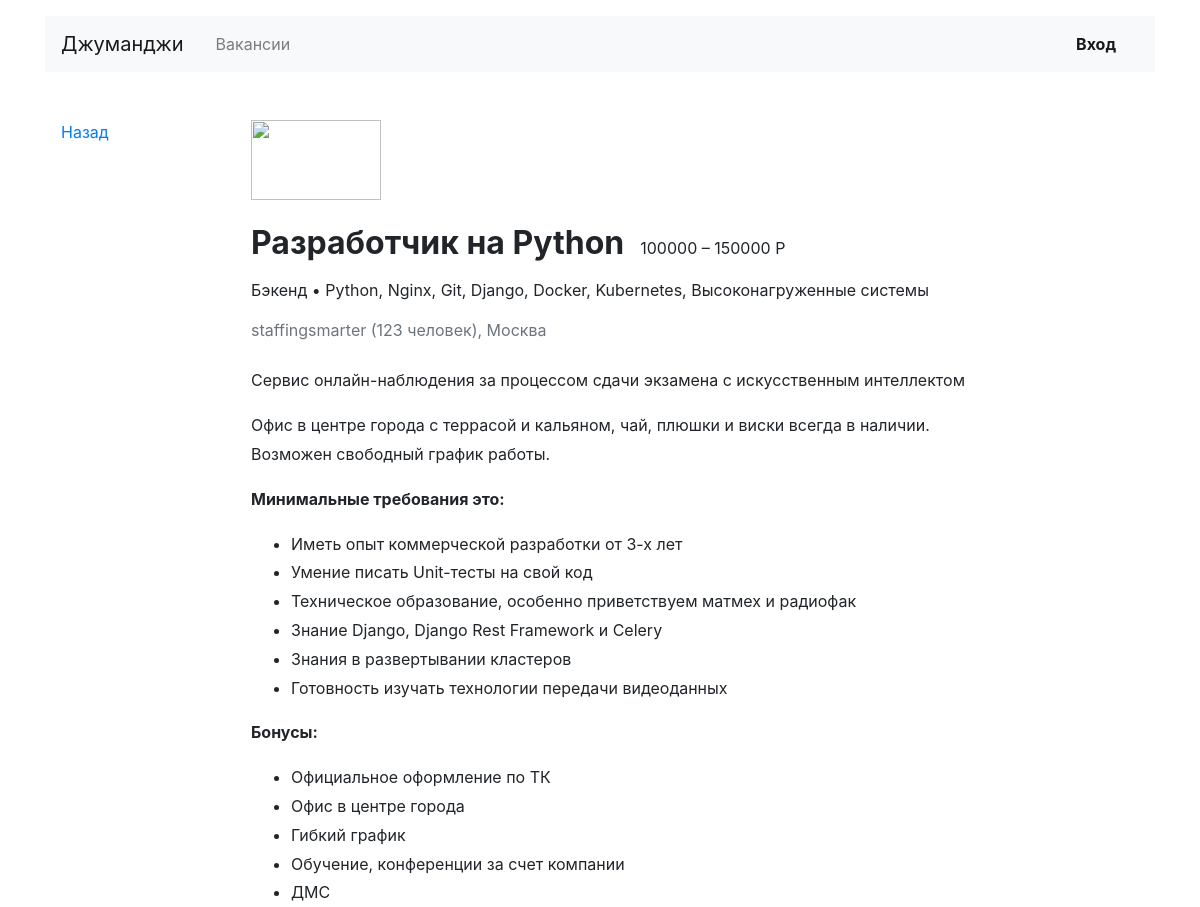
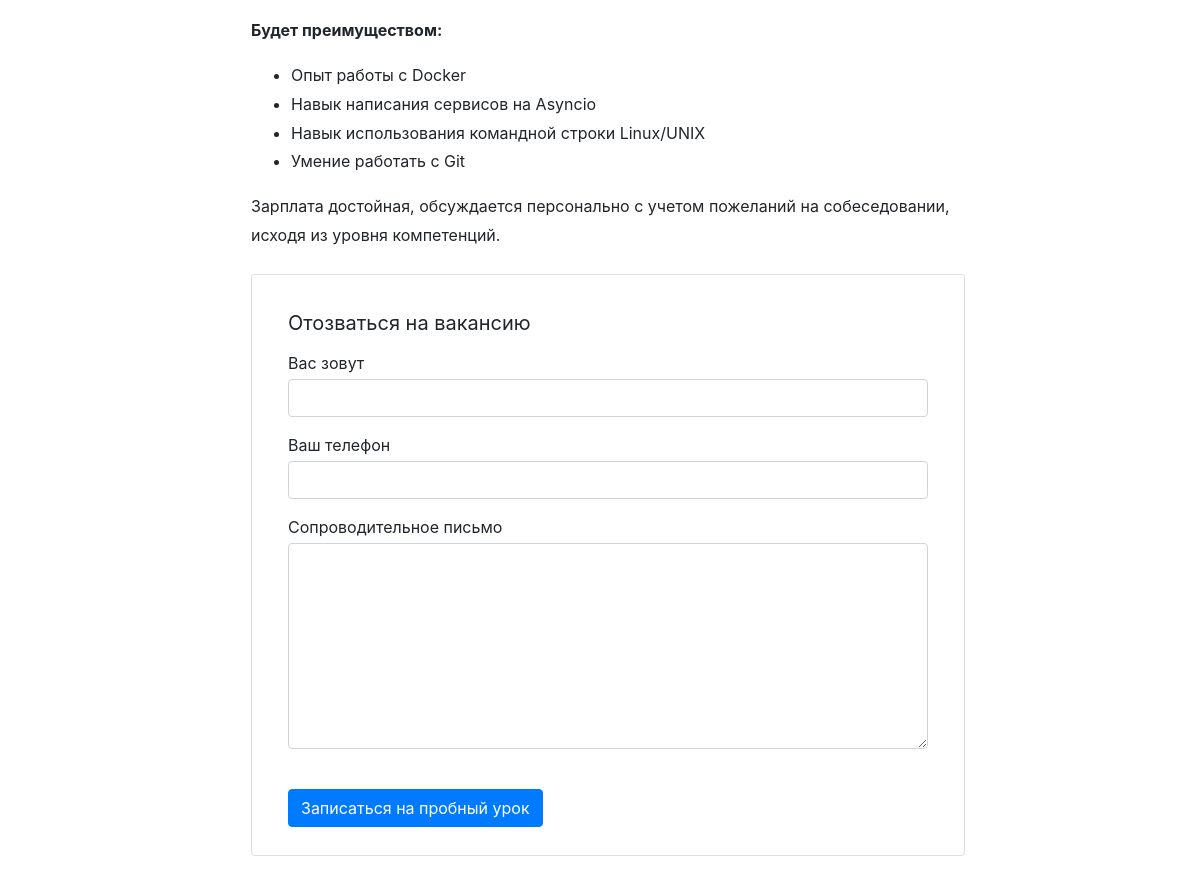
The page /vacancies/1/ on the database its author committed (2 pictures, top to bottom).
### vacancies/models.py (models this page shows, shortened)
class Vacancy(models.Model):
    title = models.CharField(max_length=128)
    specialty = models.ForeignKey(Specialty, on_delete=models.CASCADE, related_name="vacancies")
    company = models.ForeignKey(Company, on_delete=models.CASCADE, related_name="vacancies")
    skills = models.TextField()
    description = models.TextField()
    salary_min = models.IntegerField()
    salary_max = models.IntegerField()
    published_at = models.DateTimeField()

class Specialty(models.Model):
    code = models.CharField(max_length=128, primary_key=True, unique=True)
    title = models.CharField(max_length=128)
    picture = models.URLField(default='https://place-hold.it/100x60')

class Company(models.Model):
    name = models.CharField(max_length=128)
    location = models.CharField(max_length=32)
    logo = models.URLField(default='https://place-hold.it/100x60')
    description = models.TextField()
    employee_count = models.IntegerField()

### vacancies/views.py (the view)
# urls.py: path('vacancies/<int:vacancy_id>/', vacancies_views.one_vac_view, name='vacancy'),
def one_vac_view(request, vacancy_id):
    that_vacancy = Vacancy.objects.filter(id=vacancy_id)
    context = {'vacancy': that_vacancy.select_related("specialty").select_related("company")[0]}
    return render(request, "vacancies/vacancy.html", context=context)

### vacancies/templates/vacancies/vacancy.html (shortened to what this page needs)
{% extends 'vacancies/base.html' %}
{% block content %}
  <main class="container mt-3 pb-5">
    <div class="row mt-5">
      <div class="col-12 col-lg-2">
        <div class="pl-3 mb-5">
          <p><a href="/vacancies/">Назад</a></p>
        </div>
      </div>
      <div class="col-12 col-lg-8">
        <section class="pl-3">
          <a href="#"><img src="https://place-hold.it/130x80" width="130" height="80" alt=""></a>
          <div class="d-flex align-items-baseline align-content-baseline">
            <h1 class="h2 mt-4 font-weight-bold" >{{ vacancy.title }}</h1>
            <p class="m-0 pl-3">{{ vacancy.salary_min }} – {{ vacancy.salary_max }} Р</p>
          </div>
          <p class="mt-2">{{ vacancy.specialty.title }} • {{ vacancy.skills }}</p>
          <p class="text-muted mb-4">{{ vacancy.company.name }} ({{ vacancy.company.employee_count }} человек), {{ vacancy.company.location }}</p>
          <div style="line-height: 1.8;">
            <p>{{ vacancy.company.description }}</p>
            {{ vacancy.description|safe }}
          </div>
          <form action="/echo" class="card mt-4 mb-3" enctype="multipart/form-data">
            <div class="card-body mx-3">
              <p class="h5 mt-3 font-weight-normal">Отозваться на вакансию</p>
              <div class="form-group">
                <label class="mb-1 mt-2" for="userName">Вас зовут</label>
                <input class="form-control" type="text" placeholder="" id="userName">
              </div>
              <div class="form-group">
                <label class="mb-1" for="userPhone">Ваш телефон</label>
                <input class="form-control" type="tel" placeholder="" id="userPhone">
              </div>
              <div class="form-group">
                <label class="mb-1" for="userMsg" >Сопроводительное письмо</label>
                <textarea class="form-control" rows="8" id="userMsg"></textarea>
              </div>
              <input type="submit" class="btn btn-primary mt-4 mb-2" value="Записаться на пробный урок">
            </div>
          </form>
        </section>
      </div>
    </div>
  </main>
  {% endblock %}

### vacancies/templates/vacancies/base.html (shortened to what this page needs)
<!DOCTYPE html>
<html lang="ru">
<head>
  <link rel="stylesheet" href="https://stackpath.bootstrapcdn.com/bootstrap/4.3.1/css/bootstrap.min.css">
</head>
<body>
  <header class="container mt-3">
    <nav class="navbar navbar-expand-lg navbar-light bg-light">
      <a class="navbar-brand mr-4" href="/">Джуманджи</a>
      <div class="collapse navbar-collapse justify-content-between" id="navbarNav">
        <ul class="navbar-nav col-10">
          <li class="nav-item {% if request.path == '/vacancies/' %}active{% endif %}">
            <a class="nav-link" href="/vacancies/">Вакансии</a>
          </li>
        </ul>
        <ul class="navbar-nav col-2 justify-content-end">
          <li class="nav-item active">
            <a href="#" class="nav-link font-weight-bold">Вход</a>
          </li>
        </ul>
      </div>
    </nav>
  </header>
  <body>
    {% block content %}{% endblock %}
  </body>
</body>
</html>

### rows shown on the page
Vacancy: title "Разработчик на Python", salary_min "100000", salary_max "150000", specialty "Бэкенд", skills "Python, Nginx, Git, Django, Docker, Kubernetes, Высоконагруженные системы", company.name "staffingsmarter", company.employee_count "123", company.location "Москва", company.description "Сервис онлайн-наблюдения за процессом сдачи экзамена с искусственным интеллектом", description "Офис в центре города с террасой и кальяном, чай, плюшки и виски всегда в наличии. Возможен свободный график работы. Минимальные требования это: Иметь опыт коммерческой разработки от 3-х лет Умение писать Unit-тесты на свой код Техническое образование, особенно приветствуем матмех и радиофак Знание Django, Django Rest Framework и Celery Знания в развертывании кластеров Готовность изучать технологии передачи видеоданных Бонусы: Официальное оформление по ТК Офис в центре города Гибкий график Обучение, конференции за счет компании ДМС Будет преимуществом: Опыт работы с Docker Навык написания сервисов на Asyncio Навык использования командной строки Linux/UNIX Умение работать с Git Зарплата…"
